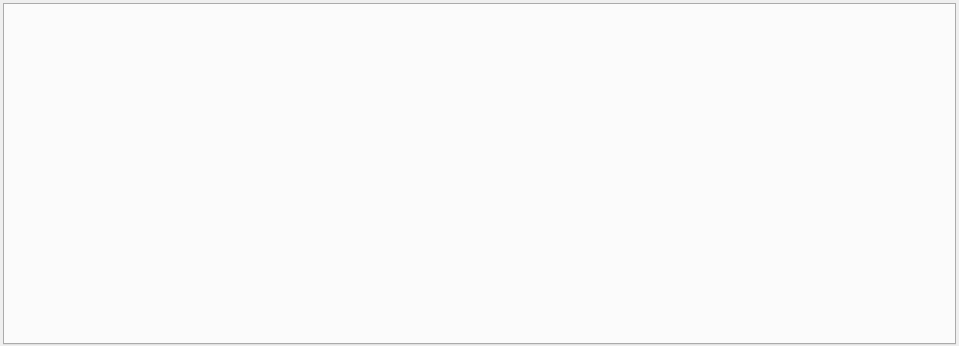
<?xml version="1.0" encoding="UTF-8"?>
<ui version="4.0">
 <class>RelMainWindowWidget</class>
 <widget class="QMainWindow" name="RelMainWindowWidget">
  <property name="geometry">
   <rect>
     <x>0</x>
     <y>0</y>
     <width>959</width>
     <height>346</height>
   </rect>
  </property>
  <property name="windowTitle">
   <string>ISIS Reflectometry (Polref)</string>
  </property>
  <widget class="QWidget" name="centralwidget">
   <layout class="QGridLayout" name="gridLayout">
    <property name="leftMargin">
     <number>3</number>
    </property>
    <property name="topMargin">
     <number>3</number>
    </property>
    <property name="rightMargin">
     <number>3</number>
    </property>
    <property name="bottomMargin">
     <number>1</number>
    </property>
    <property name="spacing">
     <number>1</number>
    </property>
    <item row="0" column="0">
      <widget class="QTabWidget" name="mainTab">
      </widget>/>
    </item>
   </layout>
  </widget>
 </widget>
 <resources/>
 <connections/>
</ui>
